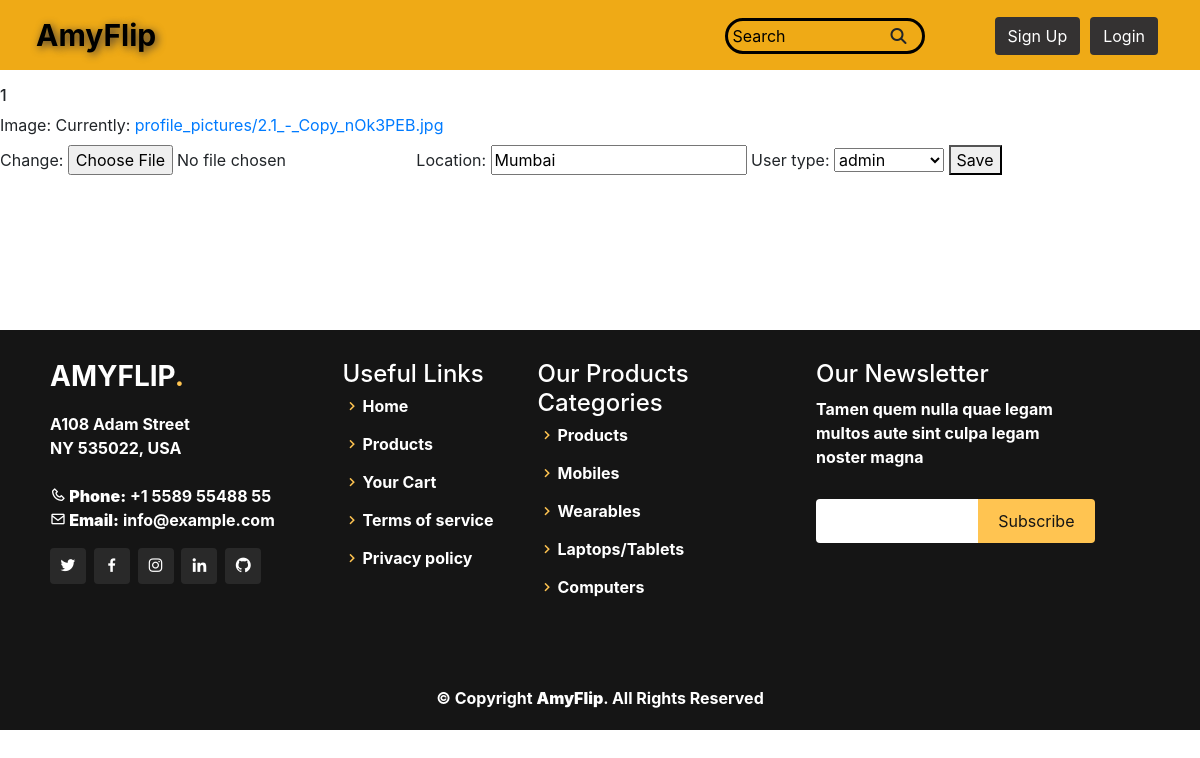
The page /profformcreate/1/ on the database its author committed.
### users/models.py (models this page shows, shortened)
class Profile(models.Model):
    user = models.OneToOneField(User, on_delete = models.CASCADE)
    image = models.ImageField(default='profilepic.jpg', upload_to='profile_pictures')
    location = models.CharField(default = 'Location', max_length = 100)
    user_type_choices = (
        ('admin', 'admin'),
        ('com_owner', 'com_owner'),
        ('cust', 'cust')
    )
    user_type = models.CharField(max_length = 100, choices = user_type_choices, blank = False)

### users/views.py (the view, shortened to what this page needs)
# urls.py: path('profformcreate/<int:user_id>/', userviews.ProfViewCreating, name='profformcreate'),
def ProfViewCreating(request, user_id):
    prof = Profile.objects.get(user = user_id)
    profform = ProfFormCreating(request.POST or None, instance=prof)
    context = {
        'prof' : prof,
        'profform' : profform
    }
    return render(request, 'users/profformcreate.html', context)

### users/forms.py
class ProfFormCreating(forms.ModelForm):
    class Meta:
        model = Profile
        fields = ['image', 'location', 'user_type']

### users/templates/users/profformcreate.html (shortened to what this page needs)
{% extends 'products/base.html'%}
{% block body %}
<form method="POST">
    <h6>{{ prof.id }}</h6>
    {{ profform }}
    <button type="submit">Save</button>
</form>
{% endblock %}

### electronic/templates/products/base.html (style rules this page uses)
body { overflow-x: hidden; }
::placeholder { color: black; }

### rows shown on the page
Profile: id "1", location "Mumbai", user_type "admin"
